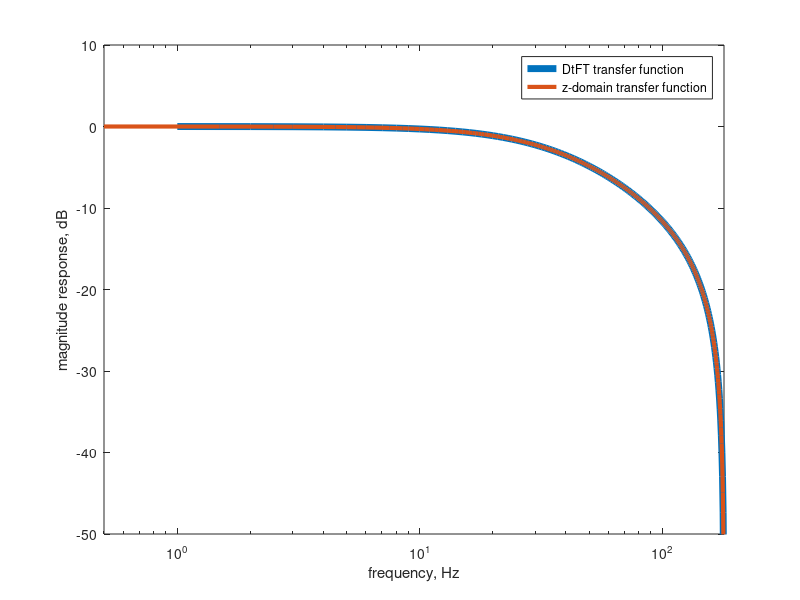

Here is the MATLAB script that generated this plot:
fs=360;
fcf=fs/10;
Omegacf=2*pi*fcf/fs;
alpha=tan(Omegacf/2);
N=fs;
f=linspace(0,fs,N);

omega = 2*pi*f;
Omega=omega/fs;

H=alpha./(alpha+j*tan(Omega/2));
semilogx(f,20*log10(abs(H)), 'LineWidth',5);
hold on;

B=[alpha alpha]/(1+alpha);
A=[1 (alpha-1)/(1+alpha)];
[H,f2]=freqz(B,A,N,fs);
semilogx(f2,20*log10(abs(H)), 'LineWidth',3);

xlabel('frequency, Hz')
ylabel('magnitude response, dB')
legend('DtFT transfer function', 'z-domain transfer function','Location','best')
axis([0 fs/2 -50 10])
hold off
